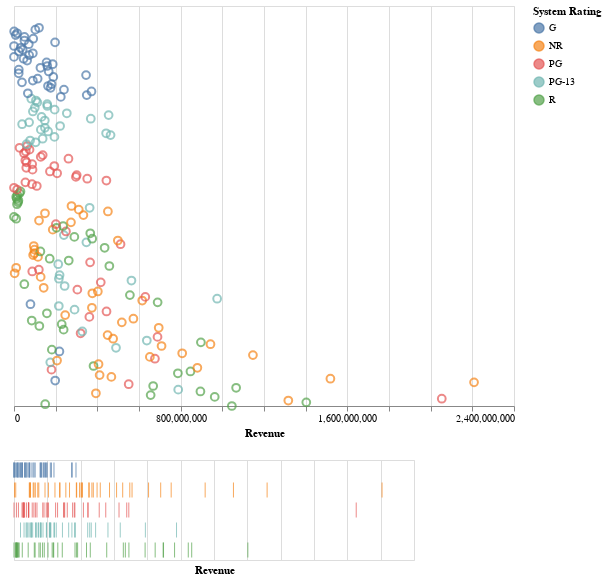

This figure's notebook cell:
### Code cell
brush= alt.selection(type='interval')
base = alt.Chart(dataframe2).add_selection(brush)

points1=base.mark_point(size=60).encode(
       y=alt.Y('range',title='',axis=None),
       x = alt.X('Revenue:Q',title='Revenue'),
       tooltip=['Name','System Rating','Revenue of Movie'],
       color=alt.condition(brush,'System Rating',alt.value('grey'))).properties(height=400,width=500)

tick_axis=alt.Axis(labels=False,domain=False,ticks=False)

x_ticks=base.mark_tick().encode(
    alt.X('Revenue',axis=tick_axis),
    alt.Y('System Rating',axis=tick_axis,title=''),
    tooltip = ['Name','System Rating','Revenue of Movie'],
    color=alt.condition(brush,'System Rating',alt.value('lightgrey')))
points1&x_ticks

### Figure 1 — Vega-Lite specification as saved in the notebook (floating-point values rounded to 4 significant figures; data arrays with more than 128 entries replaced by an {"elided": "..."} marker saying what was removed)
{"config": {"view": {"continuousWidth": 400, "continuousHeight": 300}}, "vconcat": [{"mark": {"type": "point", "size": 60}, "encoding": {"color": {"condition": {"type": "nominal", "field": "System Rating", "selection": "selector043"}, "value": "grey"}, "tooltip": [{"type": "nominal", "field": "Name"}, {"type": "nominal", "field": "System Rating"}, {"type": "nominal", "field": "Revenue of Movie"}], "x": {"type": "quantitative", "field": "Revenue", "title": "Revenue"}, "y": {"type": "quantitative", "axis": null, "field": "range", "title": ""}}, "height": 400, "selection": {"selector043": {"type": "interval"}}, "width": 500}, {"mark": "tick", "encoding": {"color": {"condition": {"type": "nominal", "field": "System Rating", "selection": "selector043"}, "value": "lightgrey"}, "tooltip": [{"type": "nominal", "field": "Name"}, {"type": "nominal", "field": "System Rating"}, {"type": "nominal", "field": "Revenue of Movie"}], "x": {"type": "quantitative", "axis": {"domain": false, "labels": false, "ticks": false}, "field": "Revenue"}, "y": {"type": "nominal", "axis": {"domain": false, "labels": false, "ticks": false}, "field": "System Rating", "title": ""}}, "selection": {"selector043": {"type": "interval"}}}], "data": {"name": "data-122c49449ba16ec13579adb441e7cd4c"}, "$schema": "https://vega.github.io/schema/vega-lite/v4.8.1.json", "datasets": {"data-122c49449ba16ec13579adb441e7cd4c": {"elided": "209 records"}}}
